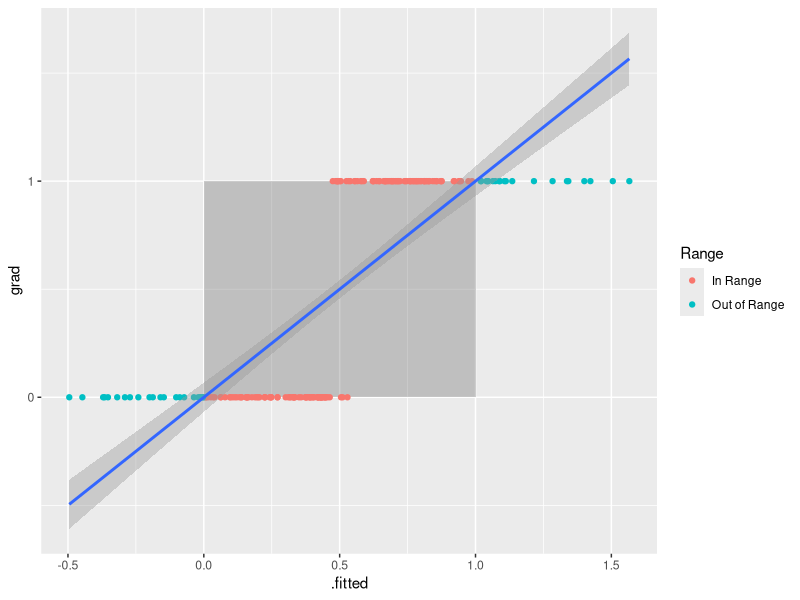

Reproduce this figure in R. (Note: this script raises an error after producing the figure.)
## ---- chunk 1
library(tidyverse) # For dplyr, ggplot2, etc.
library(magrittr) # for pipes
## ---- chunk 2
data_frame(grit = rnorm(200,4,1),
           SAT = rnorm(200,1000,100),
           grad = .3*grit + .12*SAT + rnorm(200)) %>% 
  mutate(grad = ifelse(grad > mean(grad),1,0))%$% 
  lm(grad ~ grit + SAT) %>% 
  broom::augment() %>%
  mutate(Range = ifelse(.fitted < 0 | .fitted > 1, "Out of Range","In Range")) %>% 
  ggplot(aes(.fitted,grad))+
  annotate("rect",xmin = 0,xmax = 1,ymin = 0,ymax = 1,alpha = .3)+
  geom_point(aes(col=Range))+
  geom_smooth(method = "lm")
## ---- chunk 3
cwb <- read_rds("cwb_399_logistic.rds")
## ---- chunk 4
cwb %$% glm(job ~ grit_8, family = "binomial") %>% summary
## ---- chunk 5
mod1 <- cwb %$% glm(job ~ grit_8, family = "binomial")
## ---- chunk 6
exp(coef(mod1))
## ---- chunk 7
#make this example reproducible
set.seed(1)

#create dataset
data <- data.frame(offers = c(rep(0, 50), rep(1, 30), rep(2, 10), rep(3, 7), rep(4, 3)),
                   division = sample(c("A", "B", "C"), 100, replace = TRUE),
                   exam = c(runif(50, 60, 80), runif(30, 65, 95), runif(20, 75, 95)))
## ---- chunk 8

## ---- chunk 9
#fit the model
model <- glm(offers ~ division + exam, family = "poisson", data = data)

#view model output
summary(model)

## ---- chunk 10
coef(model) %>% exp()
## ---- chunk 11
pchisq(model$deviance,model$df.residual,lower.tail = F)
## ---- chunk 12
broom::augment(model) %>% 
  ggplot(aes(exam,offers,col = division))+
  geom_point(position = position_jitter(height = .15))+
  geom_line(aes(y = exp(.fitted)))
## ---- chunk 13
mean(data$offers)
var(data$offers)
## ---- chunk 14
#install.packages("AER")
library(AER)
dispersiontest(model)
## ---- chunk 15
#install.packages("MASS")
library(MASS)
nb <- read_rds("NB data.rds")
## ---- chunk 16

## ---- chunk 17
nb %$% glm(daysabs ~ math + gender + track, family = "poisson") %>% dispersiontest()
## ---- chunk 18
#fit the model
model.nb <- glm.nb(daysabs ~ math + gender + track, data = nb)

#view model output
summary(model.nb)
## ---- chunk 19
exp(coef(model.nb))
## ---- chunk 20

## ---- chunk 21
broom::augment(model.nb) %>% 
  ggplot(aes(math,daysabs,col = gender))+
  geom_point(alpha = .5)+
  geom_line(aes(y = exp(.fitted)))+
  facet_wrap(~track)+
  theme_linedraw()+
  theme(legend.position = "bottom")+
  theme(panel.grid = element_blank())+
  labs(title = "Negative Binomial Model",
       x = "Math Test Score",
       y = "Days Absent",
       col = "Gender")

#You can also use linetype to solve the double categorical variable problem.
broom::augment(model.nb) %>% 
  ggplot(aes(math,daysabs,col = track,linetype = gender))+
  geom_point(alpha = .2)+
  geom_line(aes(y = exp(.fitted)))+
  theme_linedraw()+
  theme(legend.position = "bottom")+
  theme(panel.grid = element_blank())+
  labs(title = "Negative Binomial Model",
       x = "Math Test Score",
       y = "Days Absent",
       col = "Gender")

#Here's how you would ad 95% confidence intervals along the predicted values line.
broom::augment(model.nb,se_fit = T) %>%  #SE adds standard errors
  #We multiply by the z values for 2.5 and 97.5% (roughly +-1.96) to get the high and low values for the CI
  mutate(high = .fitted - qnorm(.025)*`.se.fit`,
         low =  .fitted + qnorm(.025)*`.se.fit`) %>% 
  ggplot(aes(math,exp(.fitted),col = track,fill= track))+
  geom_line()+
  facet_wrap(~gender)+
  geom_ribbon(aes(ymin = exp(low),ymax = exp(high),col = NULL),alpha = .2)
  
